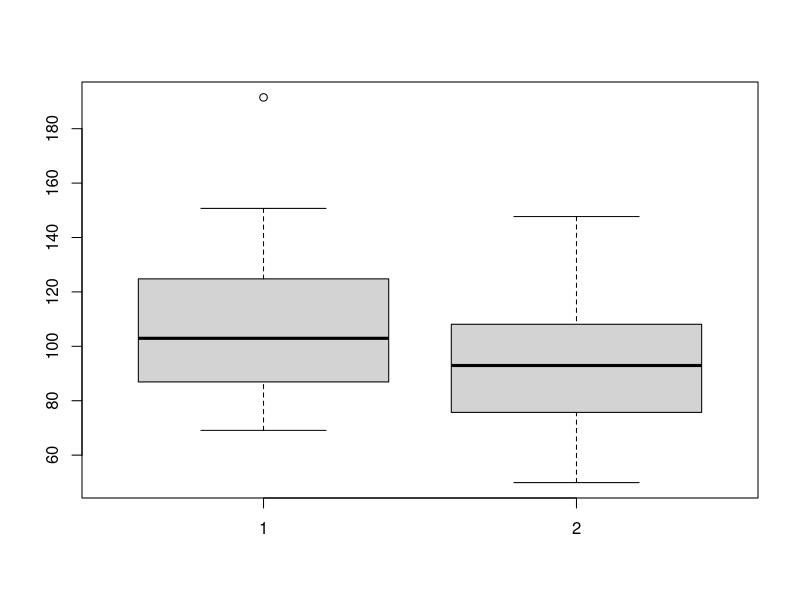
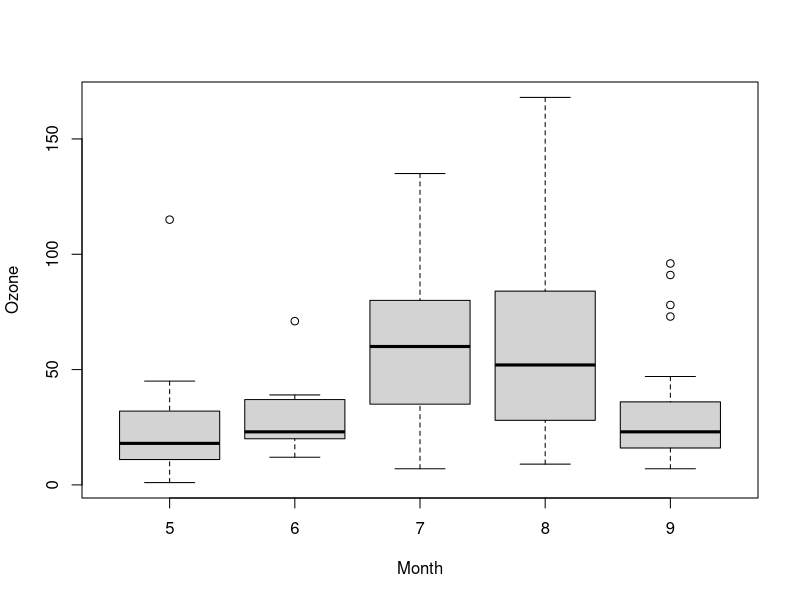

Generate these figures, in order, with R:
# http://www.r-tutor.com/elementary-statistics/non-parametric-methods/wilcoxon-signed-rank-test

library(MASS)         
head(immer) 

boxplot(immer$Y1, immer$Y2)

wilcox.test(immer$Y1, immer$Y2, paired=TRUE) 

# Welch t test
t.test(immer$Y1, immer$Y2)

# https://stat.ethz.ch/R-manual/R-devel/library/stats/html/wilcox.test.html
require(graphics)

## Formula interface.
boxplot(Ozone ~ Month, data = airquality)
wilcox.test(Ozone ~ Month, data = airquality,
            subset = Month %in% c(5, 8))

## accuracy in ties determination via 'digits.rank':
wilcox.test( 4:2,      3:1,     paired=TRUE) # Warning:  cannot compute exact p-value with ties
wilcox.test((4:2)/10, (3:1)/10, paired=TRUE) # no ties => *no* warning
wilcox.test((4:2)/10, (3:1)/10, paired=TRUE, digits.rank = 9) # same ties as (4:2, 3:1)

# https://www.geeksforgeeks.org/wilcoxon-signed-rank-test-in-r-programming/
# R program to illustrate
# one-sample Wilcoxon signed-rank test

# The data set
set.seed(1234)
myData = data.frame(
  name = paste0(rep("R_", 10), 1:10),
  weight = round(rnorm(10, 30, 2), 1)
)

# Print the data
print(myData)

# One-sample wilcoxon test
result = wilcox.test(myData$weight, mu = 25)

# Printing the results
print(result)

# R program to illustrate
# Paired Samples Wilcoxon Test

# The data set
# Weight of the rabbit before treatment
before <-c(190.1, 190.9, 172.7, 213, 231.4,
           196.9, 172.2, 285.5, 225.2, 113.7)

# Weight of the rabbit after treatment
after <-c(392.9, 313.2, 345.1, 393, 434,
          227.9, 422, 383.9, 392.3, 352.2)

# Create a data frame, pay attention to the sequence or order of the pair
myData <- data.frame(
  group = rep(c("before", "after"), each = 10),
  weight = c(before, after)
)

# Print all data
print(myData)

# Paired Samples Wilcoxon Test
result = wilcox.test(before, after, paired = TRUE)

# Printing the results
print(result)


